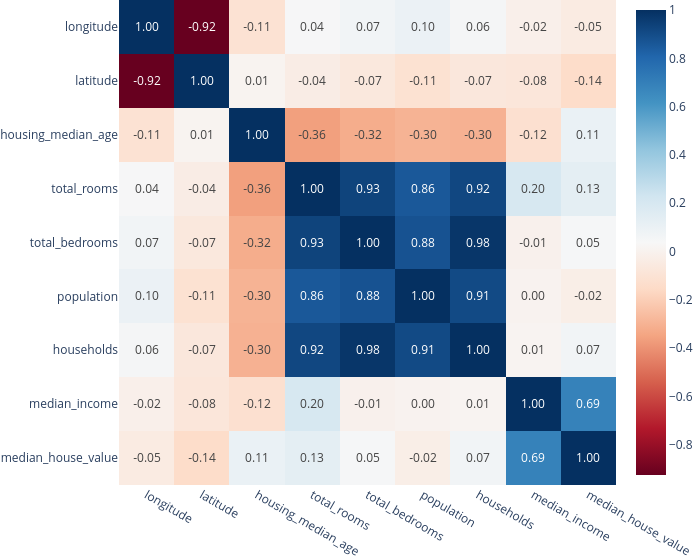

The notebook cell saved with this chart:
### Code cell
import plotly.express as px

fig = px.imshow(
    corr_matrix, 
    color_continuous_scale='RdBu', 
    text_auto=".2f",
	aspect='auto'
)
fig.update_layout(margin={
		't':0, 
		'b':0, 
	},
	width=700
)

### Figure 1 — Plotly figure (JSON) as saved in the notebook; plotly's stock layout.template omitted (floating-point values rounded to 4 significant figures)
{"data": [{"coloraxis": "coloraxis", "hovertemplate": "x: %{x}<br>y: %{y}<br>color: %{z}<extra></extra>", "name": "0", "texttemplate": "%{z:.2f}", "type": "heatmap", "x": ["longitude", "latitude", "housing_median_age", "total_rooms", "total_bedrooms", "population", "households", "median_income", "median_house_value"], "xaxis": "x", "y": ["longitude", "latitude", "housing_median_age", "total_rooms", "total_bedrooms", "population", "households", "median_income", "median_house_value"], "yaxis": "y", "z": [[1.0, -0.9247, -0.1082, 0.04457, 0.06961, 0.09977, 0.05531, -0.01518, -0.04597], [-0.9247, 1.0, 0.01117, -0.0361, -0.06698, -0.1088, -0.07104, -0.07981, -0.1442], [-0.1082, 0.01117, 1.0, -0.3613, -0.3205, -0.2962, -0.3029, -0.119, 0.1056], [0.04457, -0.0361, -0.3613, 1.0, 0.9304, 0.8571, 0.9185, 0.198, 0.1342], [0.06961, -0.06698, -0.3205, 0.9304, 1.0, 0.8777, 0.9797, -0.007723, 0.04969], [0.09977, -0.1088, -0.2962, 0.8571, 0.8777, 1.0, 0.9072, 0.004834, -0.02465], [0.05531, -0.07104, -0.3029, 0.9185, 0.9797, 0.9072, 1.0, 0.01303, 0.06584], [-0.01518, -0.07981, -0.119, 0.198, -0.007723, 0.004834, 0.01303, 1.0, 0.6881], [-0.04597, -0.1442, 0.1056, 0.1342, 0.04969, -0.02465, 0.06584, 0.6881, 1.0]]}], "layout": {"coloraxis": {"colorscale": [[0, "rgb(103,0,31)"], [0.1, "rgb(178,24,43)"], [0.2, "rgb(214,96,77)"], [0.3, "rgb(244,165,130)"], [0.4, "rgb(253,219,199)"], [0.5, "rgb(247,247,247)"], [0.6, "rgb(209,229,240)"], [0.7, "rgb(146,197,222)"], [0.8, "rgb(67,147,195)"], [0.9, "rgb(33,102,172)"], [1, "rgb(5,48,97)"]]}, "margin": {"b": 0, "t": 0}, "width": 700, "xaxis": {"anchor": "y", "domain": [0, 1]}, "yaxis": {"anchor": "x", "autorange": "reversed", "domain": [0, 1]}}}
